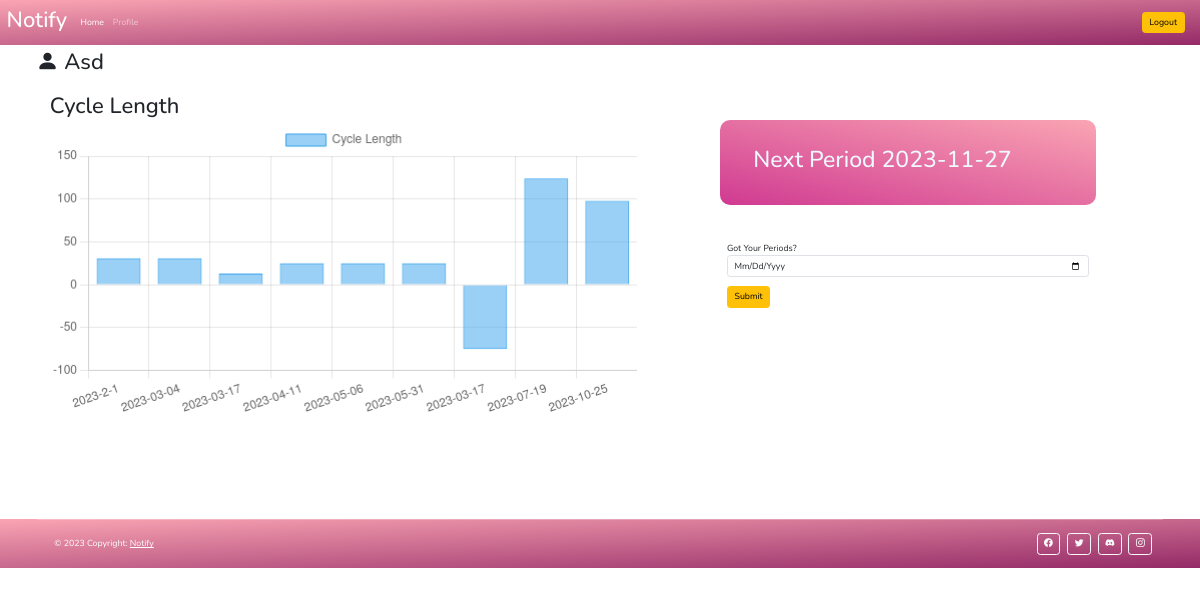
Before: /check (signed in) with the older database file.
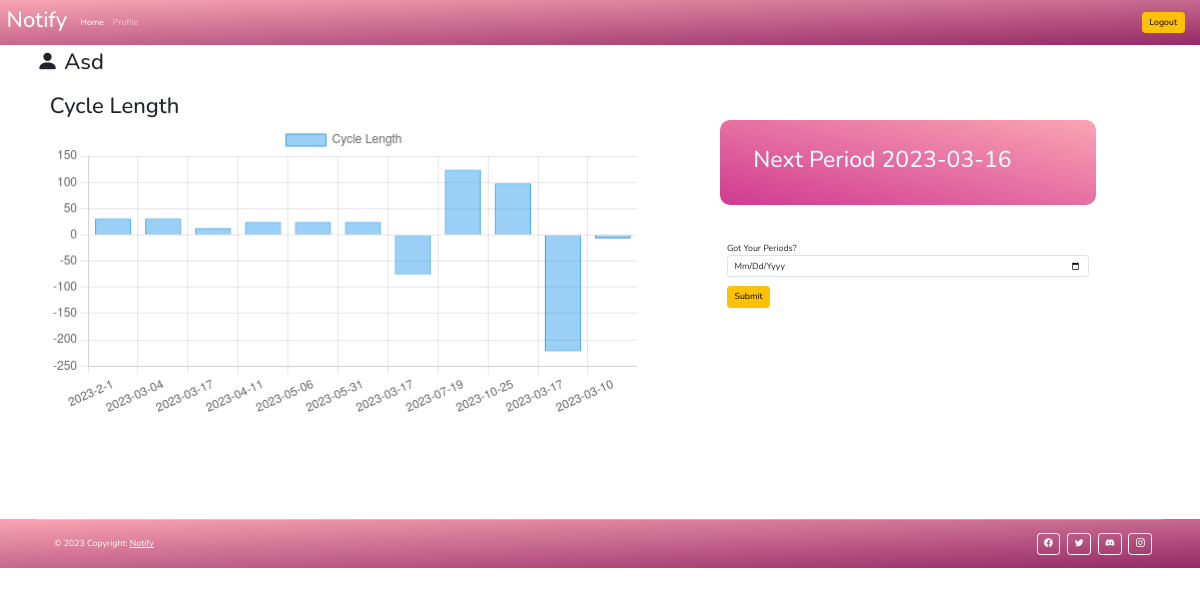
After: the same page with the newer database file.
### app.py (models this page shows)
class User(UserMixin, db.Model):
    __tablename__ = "User"
    id = db.Column(db.Integer, primary_key=True)
    name = db.Column(db.Text, unique=True, nullable=False)
    email = db.Column(db.Text, unique=True, nullable=False)
    password = db.Column(db.Text, nullable=False)
    phno=db.Column(db.Text, nullable=False)
    datelist= db.Column(db.Text, nullable=False)
    pdate = db.Column(db.Text, nullable=False)

### app.py (the view)
@app.route("/check")
@login_required
def check():
    return render_template("check.html",user=current_user,datelist=current_user.datelist.split(",")[1:],nodays=daysCal(current_user.datelist.split(",")))

### app.py (called while the page is built)
@login_manager.user_loader
def load_user(user_id):
    return db.session.get(User, user_id)

def daysCal(datelist):
    datelist = [datetime.strptime(d, '%Y-%m-%d') for d in datelist]
    num_days = list()
    for i in range(len(datelist) - 1):
        delta = datelist[i+1] - datelist[i]
        num_days.append(str(delta).split(" ")[0])
    return num_days

### templates/check.html (shortened to what this page needs)
{% extends 'base.html' %}
{% block body %}
</div>
<div class="container">
  <h1 class="pt-2"> <i class="bi bi-person-fill"></i> {{user.name}}</h1>
  <br>
  <div class="container-fluid">
    <div class="row d-flex flex-wrap">
      <div class="col-md-7">
        <div class="chart-container" style=" width:50vw">
          <div class="container"><h1>Cycle Length</h1>
            <canvas id="myChart"></canvas>
          </div>
        </div>
      </div>
     <div class='col-md-4 m-5'>
        <div class="row">
            <div class='col-md-12 udate'>
              <div class="p-5">
                <h2>Next period  {{user.pdate}}</h2>
              </div>
            </div>
            <br>
            <br>
            <div class='col-md-12'>
              <div>
                <form action="{{ url_for('update') }}" method="post">
                  <div class="form-group mb-3">
                    <label for="datelist">Got your periods?</label>
                    <input type="date" class="form-control" id="date" name="date" required="required" placeholder="Enter the date">
                  </div>
                  <button type="submit" class="btn btn-warning me-3">Submit</button>
                </form>
            </div>
           </div>
        </div>
     </div>
   </div>
 </div>
 <script>
   const ctx = document.getElementById('myChart');
   new Chart(ctx, {
     type: 'bar',
     data: {
       labels: {{ datelist|tojson }},
       datasets: [{
         label: 'Cycle Length',
         data:  {{ nodays|tojson }},
         borderWidth: 1
       }]
     },
     options: {
       scales: {
         y: {
           beginAtZero: true
         }
       }
     }
   });
 </script>
<br><br><br><br><br><br><br>
</div>
{% endblock body %}

### templates/base.html (shortened to what this page needs)
<!DOCTYPE html>
<html lang="en">
<head>
    <link rel="stylesheet" href={{ url_for('static', filename="css/style1.css") }}>
    <link rel="stylesheet" href="https://cdn.jsdelivr.net/npm/bootstrap-icons@1.9.1/font/bootstrap-icons.css">
    <link href="https://cdn.jsdelivr.net/npm/bootstrap@5.3.0-alpha1/dist/css/bootstrap.min.css" rel="stylesheet">
    <link href="https://unpkg.com/aos@2.3.1/dist/aos.css" rel="stylesheet">
        <link rel="stylesheet" href="https://cdnjs.cloudflare.com/ajax/libs/font-awesome/5.15.3/css/all.min.css">
        <link rel="stylesheet" href="https://cdnjs.cloudflare.com/ajax/libs/font-awesome/4.7.0/css/font-awesome.min.css">
        <link rel="stylesheet" href={{ url_for('static', filename="css/style2.css") }}>
</head>
<body>
  <div class="colourbg1">
    <nav class="navbar navbar-expand-lg navbar-dark  navbar-custom navbar-fixed-top">
      <div class="container-fluid ">
        <a class="navbar-brand" href={{ url_for('home') }}><h1> notify </h1></a>
        <div class="collapse navbar-collapse" id="navbarSupportedContent">
          <ul class="navbar-nav me-auto mb-2 mb-lg-0">
            <li class="nav-item">
              <a class="nav-link active" aria-current="page" href={{ url_for('home')}}>Home</a>
            </li>
            <li class="nav-item">
              <a class="nav-link" href={{ url_for('check')}}>Profile</a>
            </li>
          </ul>
          {% if logged_in==false %}
          <form class="d-flex">
              <a class="btn btn-warning me-3" href={{ url_for('register')}}>Register</a>
            <a class="btn btn-outline-warning me-3" href={{ url_for('login') }}>Login</a>
          </form>
          {% else %}
          <a class="btn btn-warning me-3" href={{ url_for('logout')}}>Logout</a>
          {% endif %}
        </div>
      </div>
    </nav>
    {% block body %}{% endblock body %}
</body>
<footer class="text-center text-lg-start text-white">
<div class="container pb-0">
<hr class="my-3">
<section class="p-3 pt-0">
<div class="row d-flex align-items-center">
<div class="col-md-7 col-lg-8 text-center text-md-start">
  <div class="p-3">
    © 2023 Copyright:
    <a class="text-white" href="#"
       >notify</a
      >
  </div>
</div>
<div class="col-md-5 col-lg-4 ml-lg-0 text-center text-md-end">
  <a
     class="btn btn-outline-light btn-floating m-1"
     class="text-white"
     role="button"
     ><i class="bi bi-facebook"></i></a>
  <a
     class="btn btn-outline-light btn-floating m-1"
     class="text-white"
     role="button"
     ><i class="bi bi-twitter"></i></a>
  <a
     class="btn btn-outline-light btn-floating m-1"
     class="text-white"
     role="button"
     ><i class="bi bi-discord"></i></a>
  <a
     class="btn btn-outline-light btn-floating m-1"
     class="text-white"
     role="button"><i class="bi bi-instagram"></i></a>
</div>
</div>
</section>
</div>
</footer>
</html>

### static/css/style1.css (style rules this page uses)
footer { background: linear-gradient(to bottom right, rgb(250, 165, 179), rgb(148, 42, 103)); }
.colourbg1 { background: linear-gradient(to bottom right, rgb(250, 165, 179), rgb(148, 42, 103)); }
.navbar-custom { background-color: transparent; }
.udate { background: linear-gradient(to bottom left, rgb(250, 165, 179), rgb(208, 58, 145)); color: aliceblue; border-radius: 10px; margin-bottom: 10%; }

### static/css/style2.css (style rules this page uses)
:root { --orange:#33AAFF; }
h2 { font-size: 23px; }
* { font-family: 'Nunito', sans-serif; margin:0; padding:0; box-sizing: border-box; text-transform: capitalize; outline: none; border:none; text-decoration: none; transition: all .2s linear; }
html { overflow-x: hidden; scroll-padding-top: 6rem; scroll-behavior: smooth; }
section { padding:2rem 9%; }
@media (max-width:1200px) { html { font-size: 55%; } }

Changed rows visible on the page:
changed User "Asd": pdate "2023-11-27" → "2023-03-16"
Other visible differences:
chart data {{ datelist|tojson }}: ["2023-2-1", "2023-03-04", "2023-03-17", "2023-04-11", "2023-05-06", "2023-05-31", "2023-03-17", "2023-07-19", "2023-10-25"] → ["2023-2-1", "2023-03-04", "2023-03-17", "2023-04-11", "2023-05-06", "2023-05-31", "2023-03-17", "2023-07-19", "2023-10-25", "2023-03-17", "2023-03-10"]
chart data {{ nodays|tojson }}: ["31", "31", "13", "25", "25", "25", "-75", "124", "98"] → ["31", "31", "13", "25", "25", "25", "-75", "124", "98", "-222", "-7"]
